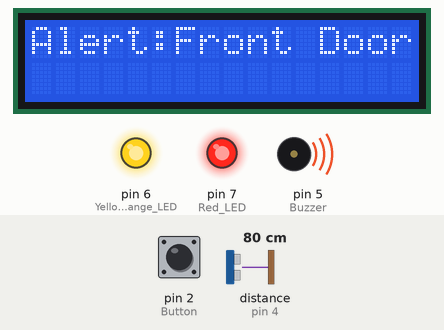
Simulated run of this sketch. Board: Arduino Uno, built with avr-gcc and run on an emulated ATmega328P. Shown: 16×2 character LCD, output pins drawn as LEDs (lit = HIGH), buzzer (waves = sounding). Wiring (inferred from the names in the program): ultrasonic range finder: trigger pin 3; echo pin 4. The test bench sets the inputs (shaded band); at power-on: distance to the obstacle (sensor on pin 4) 80 cm, pin 2 (Button) HIGH. The echo pulse lasts 58.3 µs per cm; pins used as bus, display or sensor lines are not drawn.

Above: at 1.2 s.
1.3 s: distance to the obstacle (sensor on pin 4) set to 2 cm
At 3.7 s:
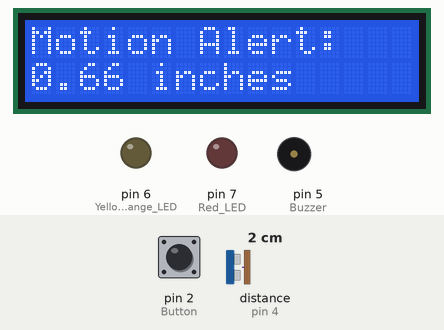
4.3 s: distance to the obstacle (sensor on pin 4) set to 4 cm
At 4.8 s:
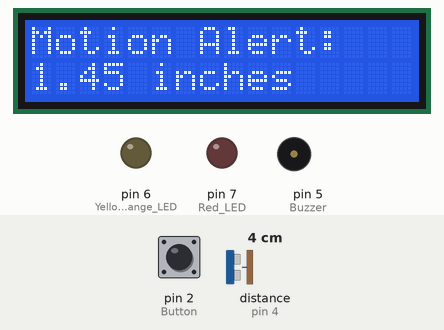
5.9 s: distance to the obstacle (sensor on pin 4) set to 18 cm
At 6.6 s:
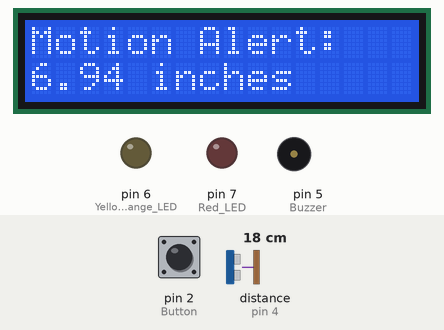
7.4 s: pin 2 (Button) pulled LOW for 0.15 s
At 9.26 s:
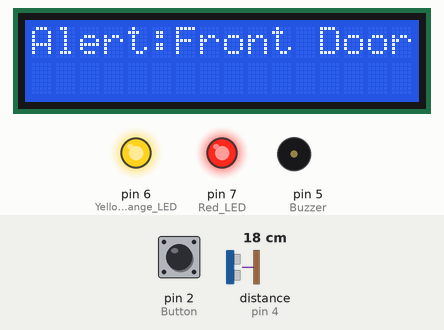
Timing chart, 0 to 11.5 s (numbered marks = the images above; inputs shaded):
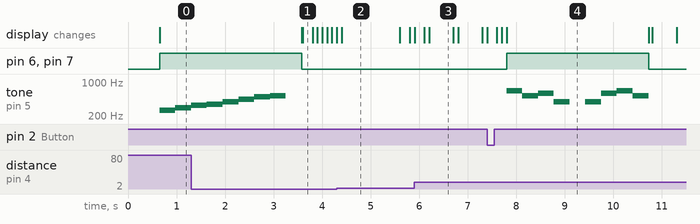

Measured:
- after the input at 1.3 s, the display: first differs from a run without the input after 2.3 s (image 1)
- after the input at 5.9 s, the display: changes at once (image 3)
- after the input at 7.4 s, pin 6 (Yellow-Orange_LED), pin 7 (Red_LED): LOW → HIGH after 0.40 s, → LOW 2.9 s later; tone on pin 5 (Buzzer): plays 659 Hz for 0.32 s, 523 Hz for 0.32 s, 587 Hz for 0.33 s, 392 Hz for 0.32 s, 392 Hz for 0.32 s, 587 Hz for 0.32 s … (8 notes in this stretch), starting after 0.40 s
- by itself, tone on pin 5 (Buzzer): plays 329 Hz for 0.32 s, 349 Hz for 0.33 s, 392 Hz for 0.32 s, 440 Hz for 0.33 s, 493 Hz for 0.32 s, 523 Hz for 0.32 s
- what the display in image 2 shows lasts 1.2 s, from 4.4 s to 5.6 s
- what the display in image 3 shows lasts 0.5 s, from 6.2 s to 6.7 s

The sketch:

ArduinoDoorbell.ino
```cpp
#include <LiquidCrystal.h> //LCD Screen

typedef struct task {
  int state;
  unsigned long period;
  unsigned long elapsedTime;
  int (*TickFct)(int);
} task;


LiquidCrystal lcd(8,9,10,11,12,13); //LCD

const unsigned short tasksNum = 2; // Number of Tasks
task tasks[tasksNum];
const unsigned long ButtonPeriod = 325;
const unsigned long UltrasonicPeriod = 100;
enum ButtonStates {ButtonStart, NoButton, ButtonPress, ButtonHold} bstate;
enum UltrasonicStates {UStart, UCheck} ustate;
const unsigned char j_size = 9;
const unsigned char i_size = 6;
unsigned int bellFlag = 0;
unsigned int motionFlag = 0;
int i = 0;
int j = 0;
float distance_inch = 0;
long duration = 0;

const double tones[i_size][j_size] = //Door Bell Tones
{
{261.63,293.66,329.63,349.23,392,440,493.88l,523.25,0},
{659.25,523.25,587.33,392,0,392,587.33,659.25,523.25},
{523.25,493.88l,440,392,349.32,329.63,293.66,261.63,0},
{261.63,277.18,293.66,311.13,329.63,349.23,369.99,392.00,415.30},
{261.63,329.63,392.00,523.25,0,523.25,392.00,329.63,261.63},
{415.30,392.00,369.99,349.23,329.63,311.13,293.66,277.18,261.63},
};

void setup() {
  pinMode(2, INPUT); //Button
  digitalWrite(2, HIGH);
  Serial.begin(9600);
  lcd.begin(16,2); //Set up LCD
  pinMode(3,OUTPUT); //Trig Pin Ultrasonic Sensor
  pinMode(4, INPUT); //Echo Pin Ultrasonic Sensor
  pinMode(5, OUTPUT); //Buzzer
  pinMode(6,OUTPUT); //Yellow-Orange LED
  pinMode(7,OUTPUT); //Red LED

  unsigned char i = 0;
  tasks[i].state = ButtonStart;
  tasks[i].period = ButtonPeriod;
  tasks[i].elapsedTime = 0;
  tasks[i].TickFct = &ButtonStates;
  ++i;
  tasks[i].state = UStart;
  tasks[i].period = UltrasonicPeriod;
  tasks[i].elapsedTime = 0;
  tasks[i].TickFct = &UltrasonicStates;
}

int ButtonStates(int bstate) {
  switch (bstate) {
    case ButtonStart:
      noTone(5);
      bstate = ButtonPress;
      break;
    case NoButton:
      if (!digitalRead(2) && motionFlag) //If Button Pressed
        bstate = ButtonPress;
      else
        bstate = NoButton;
      noTone(5);
      break;
    case ButtonPress:
      lcd.clear();
      if (j < j_size){ // Play through array
        digitalWrite(6, HIGH);
        digitalWrite(7, HIGH);
        tone(5,tones[i][j]); // Play note
        j++; // Iterate
        lcd.setCursor(0,0);
        bellFlag = 1;
        lcd.print("Alert:Front Door");
        bstate = ButtonPress; //Stay in state until tune is done
      }
      else { // Finished playing through array
        noTone(5);
        lcd.clear();
        if (i < (i_size-1)) // If still more songs in array
          i++; //Move to next song
        else
          i = 0; //Reset array
        j = 0; //Reset note in array
        bellFlag = 0;
        digitalWrite(6, LOW);
        digitalWrite(7, LOW);
        bstate = ButtonHold;
      }
        break;
     case ButtonHold:
      if (!digitalRead(2))  //If Button Pressed
        bstate = ButtonHold;
      else
        bstate = NoButton;
      noTone(5);
      break;
    default:
      break;
  }

  switch (bstate) {
    default:
      break;
  }
  return bstate;
}

int UltrasonicStates(int ustate) {
  switch (ustate) {
    case UStart:
      ustate = UCheck;
      break;
    case UCheck:
      digitalWrite(3, LOW);
      delayMicroseconds(2);
      digitalWrite(3, HIGH);
      delayMicroseconds(10);
      digitalWrite(3, LOW);
      duration = pulseIn(4, HIGH);
      distance_inch = duration * 0.013464 / 2;
      if (!bellFlag){
        if (distance_inch <= 10){ //If someone is within 10 inches of sensor
          motionFlag = 1;
          lcd.setCursor(0,0);
          lcd.print("Motion Alert: ");
          lcd.setCursor(0,1);
          lcd.print(distance_inch);
          lcd.print(" inches");
        }
        else{
          motionFlag = 0;
          lcd.clear();
        }
      }
      ustate = UCheck;
      break;
    default:
      break;
}
switch (ustate) {
    case UCheck:
      break;
    default:
      break;
  }
  return ustate;
}


void loop() {
  unsigned char i;
  unsigned long currentTime;
  currentTime = millis();
  for (i = 0; i < tasksNum; ++i) {
    if ( (currentTime - tasks[i].elapsedTime) >= tasks[i].period) {
        tasks[i].state = tasks[i].TickFct(tasks[i].state);
        tasks[i].elapsedTime = currentTime;
    }
  }
}
```
